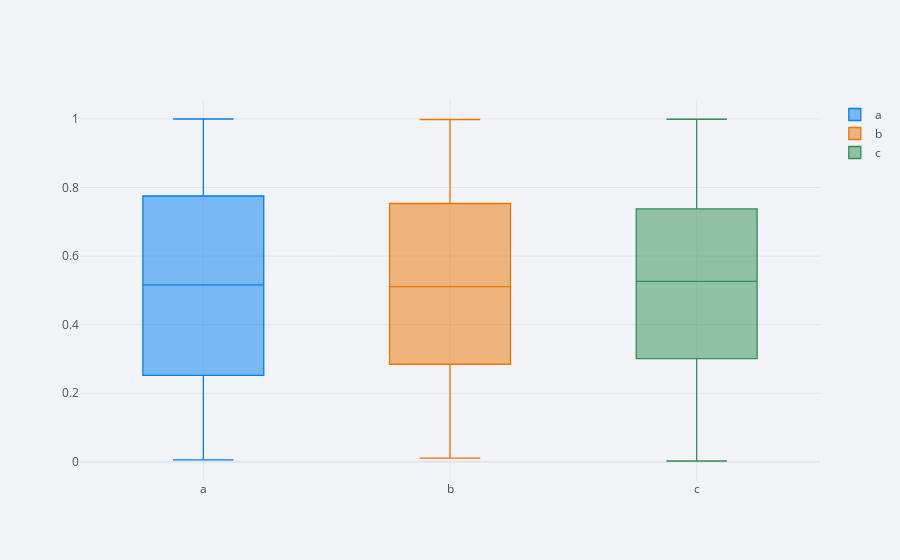

Notebook code cell kept with this figure:
### Code cell
df.iplot(kind='box')

### Figure 1 — Plotly figure (JSON) as saved in the notebook; plotly's stock layout.template omitted (floating-point values rounded to 4 significant figures; data arrays with more than 128 entries replaced by an {"elided": "..."} marker saying what was removed)
{"data": [{"boxpoints": false, "line": {"width": 1.3}, "marker": {"color": "rgba(0, 128, 240, 1.0)"}, "name": "a", "orientation": "v", "type": "box", "y": {"elided": "300 float values"}}, {"boxpoints": false, "line": {"width": 1.3}, "marker": {"color": "rgba(238, 118, 0, 1.0)"}, "name": "b", "orientation": "v", "type": "box", "y": {"elided": "300 float values"}}, {"boxpoints": false, "line": {"width": 1.3}, "marker": {"color": "rgba(48, 144, 84, 1.0)"}, "name": "c", "orientation": "v", "type": "box", "y": {"elided": "300 float values"}}], "layout": {"legend": {"bgcolor": "#F2F3F7", "font": {"color": "#505050"}}, "paper_bgcolor": "#F2F3F7", "plot_bgcolor": "#F2F3F7", "title": {"font": {"color": "#484848"}}, "xaxis": {"gridcolor": "#E1E5ED", "showgrid": true, "tickfont": {"color": "#505050"}, "title": {"font": {"color": "#505050"}, "text": ""}, "zerolinecolor": "#E1E5ED"}, "yaxis": {"gridcolor": "#E1E5ED", "showgrid": true, "tickfont": {"color": "#505050"}, "title": {"font": {"color": "#505050"}, "text": ""}, "zerolinecolor": "#E1E5ED"}}}
